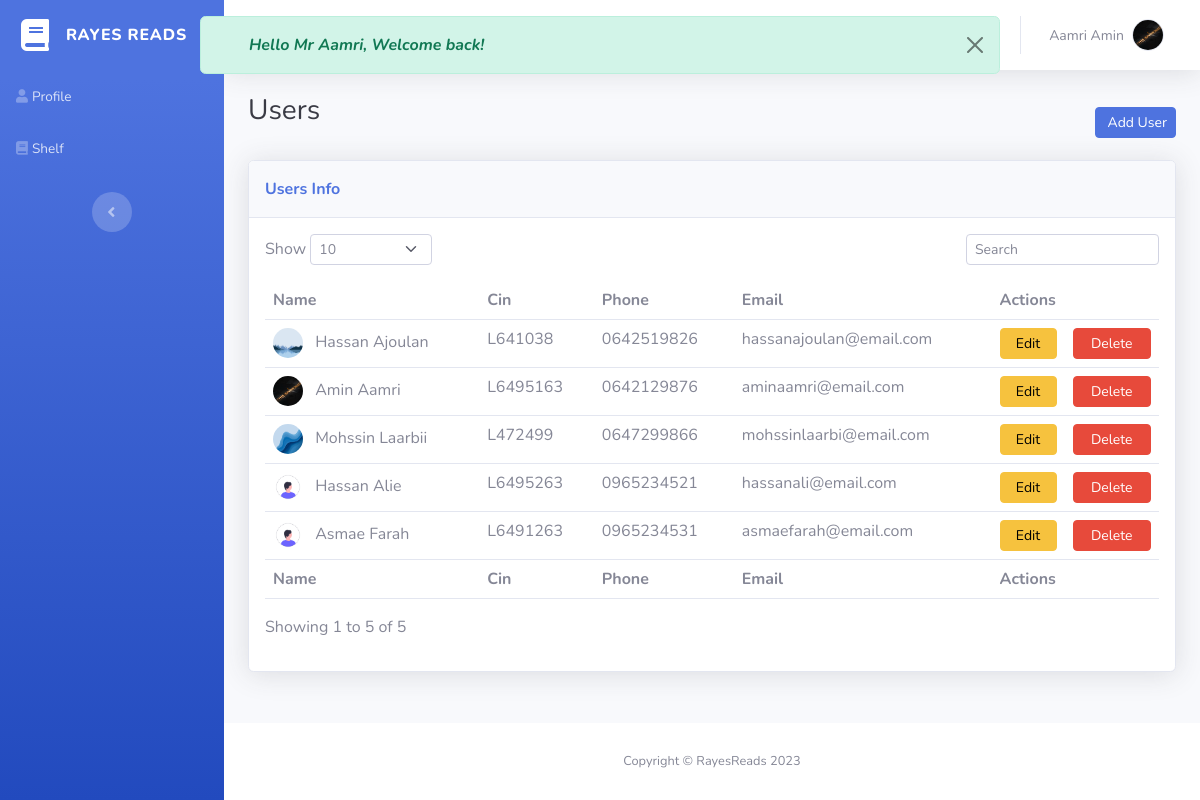
Page /users.php (signed in) on the committed database.
### tables this page shows
CREATE TABLE `users` (
  `ID_User` int(11) NOT NULL,
  `Cin` varchar(255) NOT NULL,
  `First_Name` varchar(255) NOT NULL,
  `Last_Name` varchar(255) NOT NULL,
  `Email` varchar(255) NOT NULL,
  `Phone_Number` varchar(255) NOT NULL,
  `Pass_key` varchar(255) NOT NULL,
  `Is_Admin` tinyint(1) NOT NULL,
  `Avatar` varchar(255) NOT NULL
);

### users.php (the view, shortened to what this page needs)
<?php
if (isset($_SESSION["user_id"])) {
    $mysqli = require "db.php";
    $sql = "SELECT * FROM users WHERE ID_User = {$_SESSION["user_id"]}";
    $result = $mysqli->query($sql);
    $user = $result->fetch_assoc();
} else {
    header("location:login.php");
}
?>
<head>
    <link rel="stylesheet" href="assets/bootstrap/css/bootstrap.min.css">
    <link rel="stylesheet" href="assets/fonts/fontawesome-all.min.css">
    <link rel="stylesheet" href="assets/css/Nunito.css">
    <link rel="stylesheet" href="assets/css/style.css">
    <link rel="stylesheet" href="assets/css/users.css">
</head>
<body id="page-top">
    <div id="wrapper">
        <?php include("sidebar.php"); ?>
        <div class="d-flex flex-column" id="content-wrapper">
            <div id="content">
                <?php include("navbar.php"); ?>
                <div class="container-fluid">
                    <div class="d-sm-flex justify-content-between align-items-center mb-2">
                        <h3 class="text-dark mb-4">Users</h3>
                        <a id="addUserButton" class="btn btn-primary btn-sm d-none d-sm-inline-block" role="button"
                            href="#">&nbsp;Add User</a>
                    </div>
                    <div class="card shadow">
                        <div class="card-header py-3">
                            <p class="text-primary m-0 fw-bold">Users Info</p>
                        </div>
                        <div class="card-body">
                            <div class="row">
                                <div class="col-md-6 text-nowrap">
                                    <div id="dataTable_length" class="dataTables_length" aria-controls="dataTable">
                                        <label class="form-label">Show&nbsp;<select
                                                class="d-inline-block form-select form-select-sm">
                                                <option value="10" selected="">10</option>
                                            </select>&nbsp;</label>
                                    </div>
                                </div>
                                <div class="col-md-6">
                                    <div class="text-md-end dataTables_filter" id="dataTable_filter"><label
                                            class="form-label"><input type="search" class="form-control form-control-sm"
                                                aria-controls="dataTable" placeholder="Search" id="search_userInput"></label></div>
                                </div>
                            </div>
                            <div class="table-responsive table mt-2" id="dataTable" role="grid"
                                aria-describedby="dataTable_info">
                                <table class="table table-hover my-0" id="dataTable">
                                    <thead>
                                        <tr>
                                            <th>Name</th>
                                            <th>Cin</th>
                                            <th>Phone</th>
                                            <th>Email</th>
                                            <th colspan="2">Actions</th>
                                        </tr>
                                    </thead>
                                    <tbody>
                                        <?php
                                        $mysqli = require("db.php");
                                        $sql = "SELECT * FROM users WHERE Is_Admin = 0";
                                        $result = $mysqli->query($sql);
                                        ?>
                                        <?php while ($user = $result->fetch_assoc()) {; ?>
                                            <tr>
                                                <td>
                                                    <img title="" class="rounded-circle me-2" width="30" height="30"
                                                        src="<?php echo $user['Avatar']; ?>">
                                                    <?php echo $user['First_Name'] . ' ' . $user['Last_Name']; ?>
                                                </td>
                                                <td>
                                                    <?php echo $user['Cin']; ?>
                                                </td>
                                                <td>
                                                    <?php echo $user['Phone_Number']; ?>
                                                </td>
                                                <td>
                                                    <?php echo $user['Email']; ?>
                                                </td>
                                                <td>
                                                    <button id="<?php echo $user['ID_User']; ?>"
                                                        class="btn btn-warning btn-sm d-none d-sm-inline-block w-100 updateUserButton"
                                                        type="button">Edit</button>
                                                </td>
                                                <td>
                                                    <a id="" class="btn btn-danger btn-sm d-none d-sm-inline-block w-100"
                                                        href="delete-user-process.php?id=<?php echo $user['ID_User']; ?>">Delete</a>
                                                </td>
                                            </tr>
                                        <?php }
                                        ?>
                                    </tbody>
                                    <tfoot>
                                        <tr>
                                            <td><strong>Name</strong></td>
                                            <td><strong>Cin</strong></td>
                                            <td><strong>Phone</strong></td>
                                            <td><strong>Email</strong></td>
                                            <td colspan="2"><strong>Actions</strong></td>
                                        </tr>
                                    </tfoot>
                                </table>
                            </div>
                            <div class="row">
                                <div class="col-md-6 align-self-center">
                                    <p id="dataTable_info" class="dataTables_info" role="status" aria-live="polite">
                                        <?php
                                        $mysqli = require("db.php");
                                        $sql = "SELECT COUNT(*) AS total FROM users WHERE is_admin = 0";
                                        $result = $mysqli->query($sql);
                                        $row = $result->fetch_assoc();
                                        $totalUsers = $row['total'];
                                        echo "Showing 1 to " . $totalUsers . " of " . $totalUsers;
                                        ?>
                                    </p>
                                </div>
                            </div>
                        </div>
                    </div>
                </div>
            </div>
            <?php include("footer.php"); ?>
        </div>
    </div>
</body>

### navbar.php (shortened to what this page needs)
<?php
if (isset($user) && !isset($_SESSION['welcome_message'])) {
    ?>
    <div class="alert alert-success alert-dismissible custom-alert right-5 top-0 fade show position-fixed mt-3 start-50 col-8 px-5 translate-middle-x" role="alert">
        <em><strong>
            Hello Mr <?php echo htmlspecialchars($user["Last_Name"]); ?>, Welcome back!
            </strong></em>
        <button type="button" class="btn-close" data-bs-dismiss="alert" aria-label="Close"></button>
    </div>
    <?php
}
?>
<?php if (isset($user)): ?>
    <nav class="navbar navbar-light navbar-expand bg-white shadow mb-4 topbar static-top">
        <div class="container-fluid">
            <form class="d-none d-sm-inline-block me-auto ms-md-3 my-2 my-md-0 mw-100 navbar-search">
                <div class="input-group"><input class="bg-light form-control border-0 small" disabled type="text"
                        placeholder="Search for ..."><button title="#" class="btn btn-primary py-0" type="button"></button></div>
            </form>
            <ul class="navbar-nav flex-nowrap ms-auto">
                <li class="nav-item dropdown no-arrow mx-1">
                    <div class="nav-item dropdown no-arrow"><a class="dropdown-toggle nav-link" aria-expanded="false"
                            data-bs-toggle="dropdown" href="#"><span class="badge bg-danger badge-counter">3+</span></a>
                    </div>
                </li>
                <li class="nav-item dropdown no-arrow mx-1">
                    <div class="nav-item dropdown no-arrow"><a class="dropdown-toggle nav-link" aria-expanded="false"
                            data-bs-toggle="dropdown" href="#"><span class="badge bg-danger badge-counter">7</span></a>
                    </div>
                </li>
                <li class="nav-item dropdown no-arrow">
                    <div class="nav-item dropdown no-arrow"><a class="dropdown-toggle nav-link" aria-expanded="false"
                            data-bs-toggle="dropdown" href="#"><span
                                class="d-none d-lg-inline me-2 text-gray-600 small"><?php echo htmlspecialchars($user["Last_Name"] . " " . $user["First_Name"]); ?></span><img
                                id="nav_profileImage" title="<?php echo htmlspecialchars($user["Last_Name"] . " " . $user["First_Name"]); ?>"
                                class="border rounded-circle img-profile" src="<?php echo htmlspecialchars($user["Avatar"]);?>"></a>
                    </div>
                </li>
            </ul>
        </div>
    </nav>
<?php endif; ?>

### assets/css/style.css (style rules this page uses)
.custom-alert { z-index: 9999; }

### assets/css/users.css (style rules this page uses)
.input-group .btn { position: relative; z-index: 0; }

### rows in the picture
users: Last_Name "Aamri", Last_Name+First_Name "Aamri Amin", Avatar (picture), First_Name "Amin", Cin "L6495163", Phone_Number "0642129876", Email "aminaamri@email.com"
users: Avatar (picture), First_Name "Hassan", Last_Name "Ajoulan", Cin "L641038", Phone_Number "0642519826", Email "hassanajoulan@email.com"
users: Avatar (picture), First_Name "Mohssin", Last_Name "Laarbii", Cin "L472499", Phone_Number "0647299866", Email "mohssinlaarbi@email.com"
users: Avatar (placeholder picture), First_Name "Hassan", Last_Name "Alie", Cin "L6495263", Phone_Number "0965234521", Email "hassanali@email.com"
users: Avatar (placeholder picture), First_Name "Asmae", Last_Name "Farah", Cin "L6491263", Phone_Number "0965234531", Email "asmaefarah@email.com"

### other values in the picture
$totalUsers "5"
